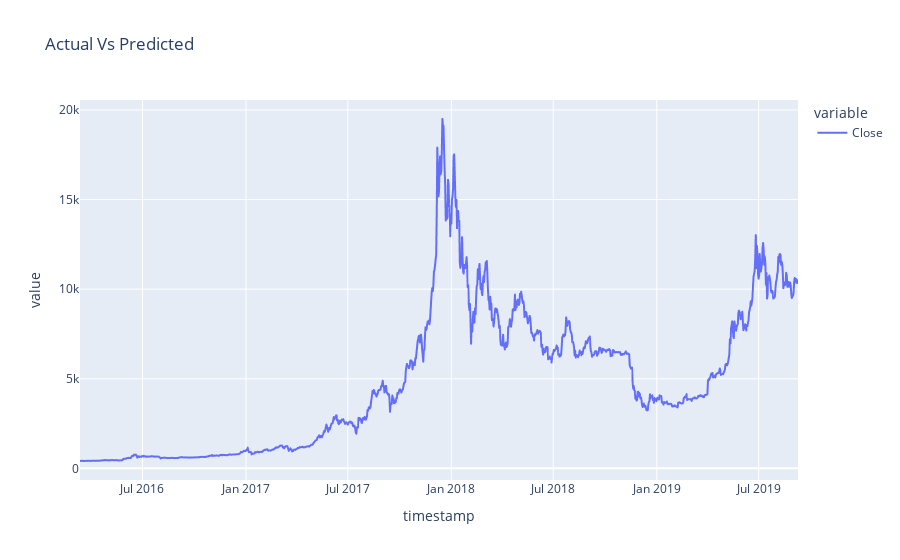

Notebook cell for this chart:
### Code cell
# plot Prices
fig = px.line(Price_Score, x="timestamp", y=['Close'], title='Actual Vs Predicted')
fig.show()

### Figure 1 — Plotly figure (JSON) as saved in the notebook; plotly's stock layout.template omitted (floating-point values rounded to 4 significant figures; data arrays with more than 128 entries replaced by an {"elided": "..."} marker saying what was removed)
{"data": [{"hovertemplate": "variable=Close<br>timestamp=%{x}<br>value=%{y}<extra></extra>", "legendgroup": "Close", "line": {"color": "#636efa", "dash": "solid"}, "marker": {"symbol": "circle"}, "mode": "lines", "name": "Close", "showlegend": true, "type": "scattergl", "x": {"elided": "1277 str values"}, "xaxis": "x", "y": {"elided": "1277 float values"}, "yaxis": "y"}], "layout": {"legend": {"title": {"text": "variable"}, "tracegroupgap": 0}, "title": {"text": "Actual Vs Predicted"}, "xaxis": {"anchor": "y", "domain": [0, 1], "title": {"text": "timestamp"}}, "yaxis": {"anchor": "x", "domain": [0, 1], "title": {"text": "value"}}}}
